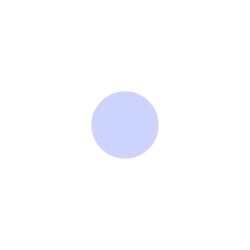
Frame 1 (no input)
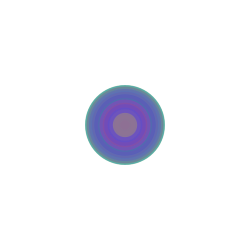
Frame 60 (the mouse pressed at the canvas centre just before this capture)
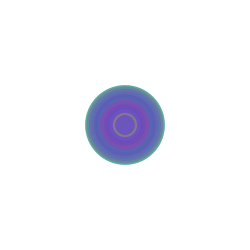
Frame 120 (the mouse held since frame 60 and released just before this capture)

The Processing sketch that drew these frames (run headless with seeded random() and noise(); from frame 60 on, the mouse is pressed at the canvas centre):

// Processing sketch: processing_114726
// ── processing_114726.pde

int counter;

void setup() {  //setup function called initially, only once
  size(250, 250);
  background(255);  //set background white
  colorMode(HSB);   //set colors to Hue, Saturation, Brightness mode
  counter = 0;
}

void draw() {  //draw function loops 
  counter++;
  noStroke();
  fill(random(255),255,255,50);
  
  if(mousePressed == true) { //add some interaction
    ellipse(mouseX, mouseY, 20, 20);
  }
  else {
    ellipse(width/2, height/2, 80*sin(counter), 80*sin(counter));
  }
}
